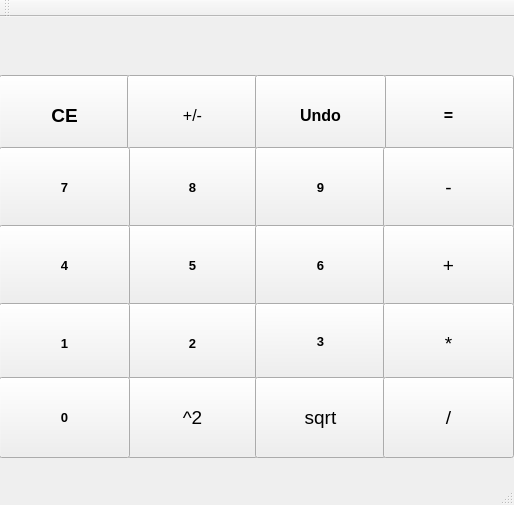
<?xml version="1.0" encoding="UTF-8"?>
<ui version="4.0">
 <class>MainWindow</class>
 <widget class="QMainWindow" name="MainWindow">
  <property name="geometry">
   <rect>
    <x>0</x>
    <y>0</y>
    <width>514</width>
    <height>505</height>
   </rect>
  </property>
  <property name="windowTitle">
   <string>MainWindow</string>
  </property>
  <widget class="QWidget" name="centralWidget">
   <widget class="QPushButton" name="clear_2">
    <property name="geometry">
     <rect>
      <x>-1</x>
      <y>58</y>
      <width>131</width>
      <height>81</height>
     </rect>
    </property>
    <property name="font">
     <font>
      <pointsize>14</pointsize>
      <weight>75</weight>
      <bold>true</bold>
     </font>
    </property>
    <property name="text">
     <string>CE</string>
    </property>
   </widget>
   <widget class="QPushButton" name="change">
    <property name="geometry">
     <rect>
      <x>127</x>
      <y>58</y>
      <width>131</width>
      <height>81</height>
     </rect>
    </property>
    <property name="font">
     <font>
      <pointsize>12</pointsize>
     </font>
    </property>
    <property name="text">
     <string>+/-</string>
    </property>
   </widget>
   <widget class="QPushButton" name="ravno">
    <property name="geometry">
     <rect>
      <x>383</x>
      <y>58</y>
      <width>131</width>
      <height>81</height>
     </rect>
    </property>
    <property name="font">
     <font>
      <pointsize>12</pointsize>
      <weight>75</weight>
      <bold>true</bold>
     </font>
    </property>
    <property name="text">
     <string>=</string>
    </property>
   </widget>
   <widget class="QPushButton" name="undo">
    <property name="geometry">
     <rect>
      <x>255</x>
      <y>58</y>
      <width>131</width>
      <height>81</height>
     </rect>
    </property>
    <property name="font">
     <font>
      <pointsize>12</pointsize>
      <weight>75</weight>
      <bold>true</bold>
     </font>
    </property>
    <property name="text">
     <string>Undo</string>
    </property>
   </widget>
   <widget class="QPushButton" name="eight">
    <property name="geometry">
     <rect>
      <x>127</x>
      <y>130</y>
      <width>131</width>
      <height>81</height>
     </rect>
    </property>
    <property name="font">
     <font>
      <pointsize>10</pointsize>
      <weight>75</weight>
      <bold>true</bold>
     </font>
    </property>
    <property name="text">
     <string>8</string>
    </property>
   </widget>
   <widget class="QPushButton" name="nine">
    <property name="geometry">
     <rect>
      <x>255</x>
      <y>130</y>
      <width>131</width>
      <height>81</height>
     </rect>
    </property>
    <property name="font">
     <font>
      <pointsize>10</pointsize>
      <weight>75</weight>
      <bold>true</bold>
     </font>
    </property>
    <property name="text">
     <string>9</string>
    </property>
   </widget>
   <widget class="QPushButton" name="minus">
    <property name="geometry">
     <rect>
      <x>383</x>
      <y>130</y>
      <width>131</width>
      <height>81</height>
     </rect>
    </property>
    <property name="font">
     <font>
      <pointsize>14</pointsize>
     </font>
    </property>
    <property name="text">
     <string>-</string>
    </property>
   </widget>
   <widget class="QPushButton" name="seven">
    <property name="geometry">
     <rect>
      <x>-1</x>
      <y>130</y>
      <width>131</width>
      <height>81</height>
     </rect>
    </property>
    <property name="font">
     <font>
      <pointsize>10</pointsize>
      <weight>75</weight>
      <bold>true</bold>
     </font>
    </property>
    <property name="text">
     <string>7</string>
    </property>
   </widget>
   <widget class="QPushButton" name="five">
    <property name="geometry">
     <rect>
      <x>127</x>
      <y>208</y>
      <width>131</width>
      <height>81</height>
     </rect>
    </property>
    <property name="font">
     <font>
      <pointsize>10</pointsize>
      <weight>75</weight>
      <bold>true</bold>
     </font>
    </property>
    <property name="text">
     <string>5</string>
    </property>
   </widget>
   <widget class="QPushButton" name="six">
    <property name="geometry">
     <rect>
      <x>255</x>
      <y>208</y>
      <width>131</width>
      <height>81</height>
     </rect>
    </property>
    <property name="font">
     <font>
      <pointsize>10</pointsize>
      <weight>75</weight>
      <bold>true</bold>
     </font>
    </property>
    <property name="text">
     <string>6</string>
    </property>
   </widget>
   <widget class="QPushButton" name="plus">
    <property name="geometry">
     <rect>
      <x>383</x>
      <y>208</y>
      <width>131</width>
      <height>81</height>
     </rect>
    </property>
    <property name="font">
     <font>
      <pointsize>14</pointsize>
     </font>
    </property>
    <property name="text">
     <string>+</string>
    </property>
   </widget>
   <widget class="QPushButton" name="four">
    <property name="geometry">
     <rect>
      <x>-1</x>
      <y>208</y>
      <width>131</width>
      <height>81</height>
     </rect>
    </property>
    <property name="font">
     <font>
      <pointsize>10</pointsize>
      <weight>75</weight>
      <bold>true</bold>
     </font>
    </property>
    <property name="text">
     <string>4</string>
    </property>
   </widget>
   <widget class="QPushButton" name="two">
    <property name="geometry">
     <rect>
      <x>127</x>
      <y>286</y>
      <width>131</width>
      <height>81</height>
     </rect>
    </property>
    <property name="font">
     <font>
      <pointsize>10</pointsize>
      <weight>75</weight>
      <bold>true</bold>
     </font>
    </property>
    <property name="text">
     <string>2</string>
    </property>
   </widget>
   <widget class="QPushButton" name="three">
    <property name="geometry">
     <rect>
      <x>255</x>
      <y>286</y>
      <width>131</width>
      <height>77</height>
     </rect>
    </property>
    <property name="font">
     <font>
      <pointsize>10</pointsize>
      <weight>75</weight>
      <bold>true</bold>
     </font>
    </property>
    <property name="text">
     <string>3</string>
    </property>
   </widget>
   <widget class="QPushButton" name="ymnojenie">
    <property name="geometry">
     <rect>
      <x>383</x>
      <y>286</y>
      <width>131</width>
      <height>81</height>
     </rect>
    </property>
    <property name="font">
     <font>
      <pointsize>14</pointsize>
     </font>
    </property>
    <property name="text">
     <string>*</string>
    </property>
   </widget>
   <widget class="QPushButton" name="one">
    <property name="geometry">
     <rect>
      <x>-1</x>
      <y>286</y>
      <width>131</width>
      <height>81</height>
     </rect>
    </property>
    <property name="font">
     <font>
      <pointsize>10</pointsize>
      <weight>75</weight>
      <bold>true</bold>
     </font>
    </property>
    <property name="text">
     <string>1</string>
    </property>
   </widget>
   <widget class="QPushButton" name="kvadrat">
    <property name="geometry">
     <rect>
      <x>127</x>
      <y>360</y>
      <width>131</width>
      <height>81</height>
     </rect>
    </property>
    <property name="font">
     <font>
      <pointsize>14</pointsize>
     </font>
    </property>
    <property name="text">
     <string>^2</string>
    </property>
   </widget>
   <widget class="QPushButton" name="koreni">
    <property name="geometry">
     <rect>
      <x>255</x>
      <y>360</y>
      <width>131</width>
      <height>81</height>
     </rect>
    </property>
    <property name="font">
     <font>
      <pointsize>14</pointsize>
     </font>
    </property>
    <property name="text">
     <string>sqrt</string>
    </property>
   </widget>
   <widget class="QPushButton" name="delenie">
    <property name="geometry">
     <rect>
      <x>383</x>
      <y>360</y>
      <width>131</width>
      <height>81</height>
     </rect>
    </property>
    <property name="font">
     <font>
      <pointsize>14</pointsize>
     </font>
    </property>
    <property name="text">
     <string>/</string>
    </property>
   </widget>
   <widget class="QPushButton" name="zero">
    <property name="geometry">
     <rect>
      <x>-1</x>
      <y>360</y>
      <width>131</width>
      <height>81</height>
     </rect>
    </property>
    <property name="font">
     <font>
      <pointsize>10</pointsize>
      <weight>75</weight>
      <bold>true</bold>
     </font>
    </property>
    <property name="text">
     <string>0</string>
    </property>
   </widget>
   <widget class="QLabel" name="vivod">
    <property name="geometry">
     <rect>
      <x>4</x>
      <y>-1</y>
      <width>511</width>
      <height>61</height>
     </rect>
    </property>
    <property name="text">
     <string/>
    </property>
   </widget>
  </widget>
  <widget class="QMenuBar" name="menuBar">
   <property name="geometry">
    <rect>
     <x>0</x>
     <y>0</y>
     <width>514</width>
     <height>26</height>
    </rect>
   </property>
  </widget>
  <widget class="QToolBar" name="mainToolBar">
   <attribute name="toolBarArea">
    <enum>TopToolBarArea</enum>
   </attribute>
   <attribute name="toolBarBreak">
    <bool>false</bool>
   </attribute>
  </widget>
  <widget class="QStatusBar" name="statusBar"/>
 </widget>
 <layoutdefault spacing="6" margin="11"/>
 <resources/>
 <connections/>
</ui>
